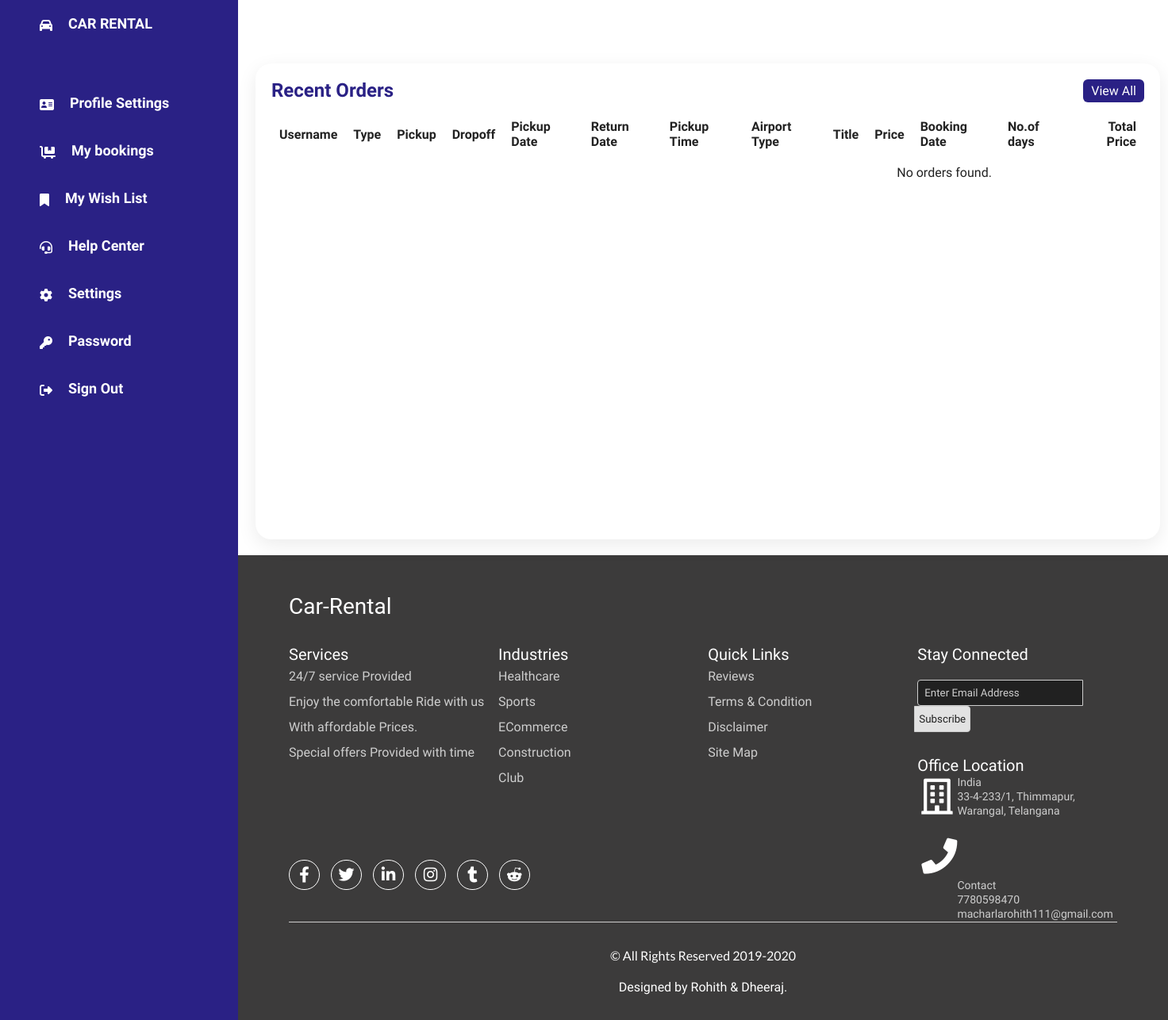
/mybookings.php (signed in), run on an earlier commit of the app's database.
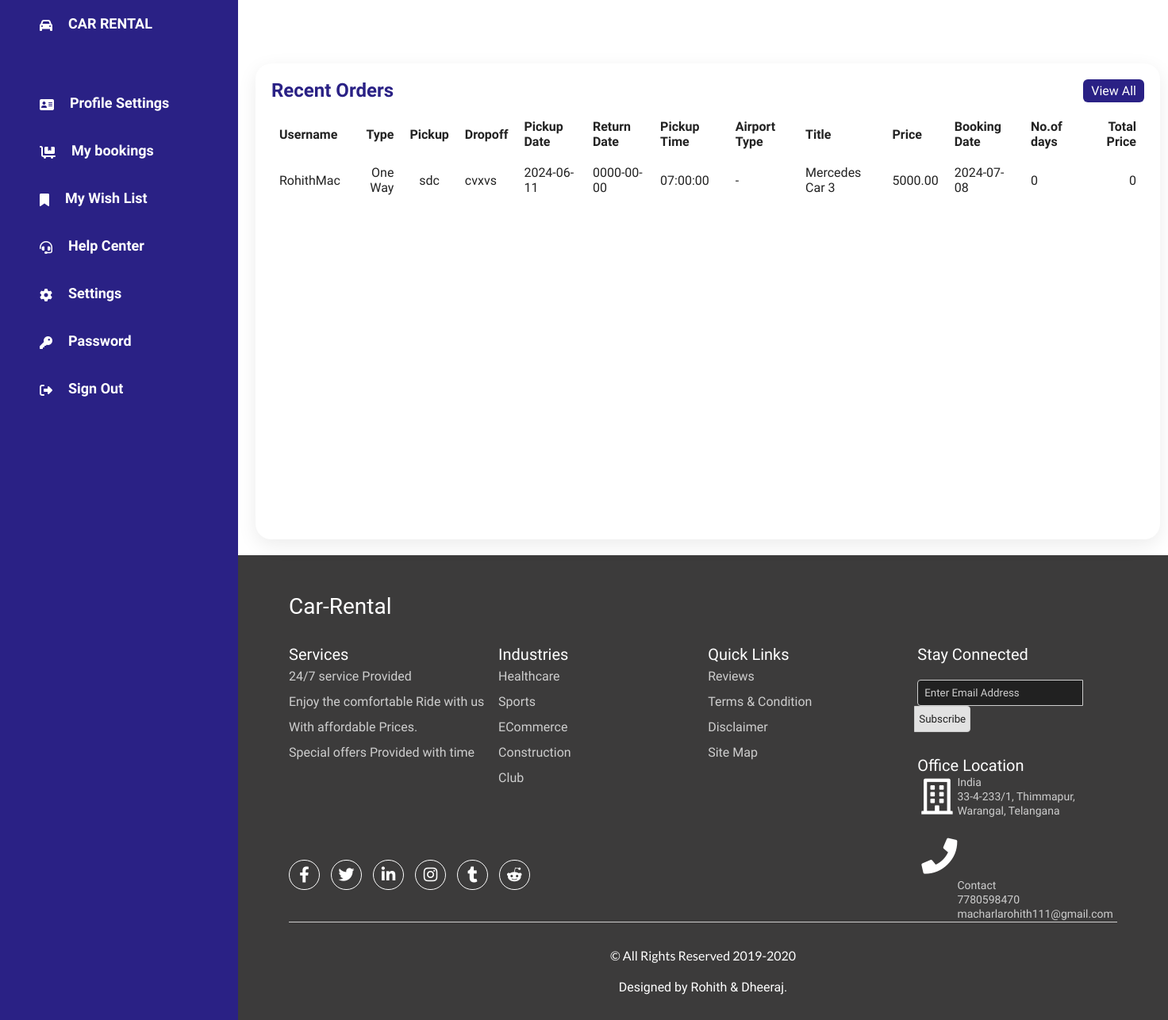
And on a later commit of the database.
### tables this page shows
CREATE TABLE `bookings` (
  `id` int(11) NOT NULL,
  `booking_type` varchar(50) DEFAULT NULL,
  `pickup` varchar(100) DEFAULT NULL,
  `dropoff` varchar(100) DEFAULT NULL,
  `pickup_date` date DEFAULT NULL,
  `pickup_time` time DEFAULT NULL,
  `return_date` date DEFAULT NULL,
  `airport_type` varchar(255) NOT NULL,
  `UserName` varchar(50) DEFAULT NULL,
  `created_at` date NOT NULL DEFAULT current_timestamp(),
  `created_time` time NOT NULL DEFAULT current_timestamp(),
  `booking_status` varchar(50) NOT NULL DEFAULT 'not_booked',
  `car_details_id` int(11) DEFAULT NULL
);

CREATE TABLE `car_details` (
  `detail_id` int(11) NOT NULL,
  `car_id` int(11) NOT NULL,
  `title` varchar(255) DEFAULT NULL,
  `year` int(11) DEFAULT NULL,
  `price` decimal(10,2) DEFAULT NULL,
  `details` text DEFAULT NULL,
  `images` text DEFAULT NULL,
  `username` varchar(255) NOT NULL,
  `booking_date` date NOT NULL DEFAULT current_timestamp(),
  `no_of_days` int(11) NOT NULL,
  `total_amount` int(11) NOT NULL
);

### mybookings.php (the view, shortened to what this page needs)
<?php
include('config.php');
$username = $_SESSION['username'];
try {
    $stmt = $conn->prepare("
        SELECT
            b.UserName,
            b.booking_type,
            b.pickup,
            b.dropoff,
            b.pickup_date,
            b.return_date,
            b.pickup_time,
            b.airport_type,
            c.title,
            c.price,
            c.booking_date,
            c.no_of_days,
            c.total_amount
        FROM bookings b
        JOIN car_details c ON b.car_details_id = c.detail_id
        WHERE b.UserName = :username AND b.booking_status = 'booked'
    ");
    $stmt->bindParam(':username', $username, PDO::PARAM_STR);
    $stmt->execute();
    $orders = $stmt->fetchAll(PDO::FETCH_ASSOC);
} catch (PDOException $e) {
    echo "Error: " . $e->getMessage();
}
?>
<!DOCTYPE html>
<html lang="en">
<head>
    <link rel="stylesheet" href="css/mybookings.css">
</head>
<body>
    <?php include('navigation.php'); ?>
    <div class="details">
        <div class="recentOrders" id="recentOrders">
            <div class="cardHeader">
                <h2>Recent Orders</h2>
                <a href="#" class="btn" id="viewAllBtn">View All</a>
            </div>
            <table>
                <thead>
                    <tr>
                        <td>Username</td>
                        <td>Type</td>
                        <td>Pickup</td>
                        <td>Dropoff</td>
                        <td>Pickup Date</td>
                        <td>Return Date</td>
                        <td>Pickup Time</td>
                        <td>Airport Type</td>
                        <td>Title</td>
                        <td>Price</td>
                        <td>Booking Date</td>
                        <td>No.of days</td>
                        <td>Total Price</td>
                    </tr>
                </thead>
                <tbody>
                    <?php if (!empty($orders)): ?>
                        <?php foreach ($orders as $index => $order): ?>
                            <tr class="orderRow <?php echo $index >= 10 ? 'hidden' : ''; ?>">
                                <td><?php echo htmlspecialchars($order['UserName']); ?></td>
                                <td><?php echo htmlspecialchars($order['booking_type']); ?></td>
                                <td><?php echo htmlspecialchars($order['pickup']); ?></td>
                                <td><?php echo htmlspecialchars($order['dropoff']); ?></td>
                                <td><?php echo htmlspecialchars($order['pickup_date']); ?></td>
                                <td><?php echo htmlspecialchars($order['return_date']); ?></td>
                                <td><?php echo htmlspecialchars($order['pickup_time']); ?></td>
                                <td><?php echo htmlspecialchars($order['airport_type']) ?: '-'; ?></td>
                                <td><?php echo htmlspecialchars($order['title']); ?></td>
                                <td><?php echo htmlspecialchars($order['price']); ?></td>
                                <td><?php echo htmlspecialchars($order['booking_date']); ?></td>
                                <td><?php echo htmlspecialchars($order['no_of_days']); ?></td>
                                <td><?php echo htmlspecialchars($order['total_amount']); ?></td>
                            </tr>
                        <?php endforeach; ?>
                    <?php else: ?>
                        <tr>
                            <td colspan="11">No orders found.</td>
                        </tr>
                    <?php endif; ?>
                </tbody>
            </table>
        </div>
    </div>
    <?php include('footer.php'); ?>
</body>
</html>

### navigation.php (shortened to what this page needs)
<!DOCTYPE html>
<html lang="en">
<head>
    <link rel="stylesheet" href="css/navigation.css">
</head>
<body>
    <div class="container123">
        <div class="navigation">
            <ul>
                <li>
                    <a href="home.php">
                        <span class="icon">
                            <i class="fa-solid fa-car"></i>
                        </span>
                        <span class="title">CAR RENTAL</span>
                    </a>
                </li>
                <li>
                    <a href="profilesettings.php">
                        <span class="icon">
                            <i class="fa-solid fa-address-card"></i>
                        </span>
                        <span class="title">Profile Settings</span>
                    </a>
                </li>
                <li>
                    <a href="mybookings.php">
                        <span class="icon">
                            <i class="fa-solid fa-cart-flatbed"></i>
                        </span>
                        <span class="title">My bookings</span>
                    </a>
                </li>
                <li>
                    <a href="wishlist_page.php">
                        <span class="icon">
                            <i class="fa-solid fa-bookmark"></i>
                        </span>
                        <span class="title">My Wish List</span>
                    </a>
                </li>
                <li>
                    <a href="#">
                        <span class="icon">
                            <i class="fa-solid fa-headset"></i>
                        </span>
                        <span class="title">Help Center</span>
                    </a>
                </li>
                <li>
                    <a href="#">
                        <span class="icon">
                            <i class="fa-solid fa-gear"></i>
                        </span>
                        <span class="title">Settings</span>
                    </a>
                </li>
                <li>
                    <a href="reset_password.php">
                        <span class="icon">
                            <i class="fa-solid fa-key"></i>
                        </span>
                        <span class="title">Password</span>
                    </a>
                </li>
                <li>
                    <a href="logout.php">
                        <span class="icon">
                            <i class="fa-solid fa-right-from-bracket"></i>
                        </span>
                        <span class="title">Sign Out</span>
                    </a>
                </li>
            </ul>
        </div>
        <div class="main">
            <div class="topbar">
                <div class="toggle">
                </div>
            </div>

### footer.php (shortened to what this page needs)
<!DOCTYPE html>
<html lang="en">
<head>
    <link href="https://cdnjs.cloudflare.com/ajax/libs/font-awesome/5.9.0/css/all.css" rel="stylesheet">
    <link rel="stylesheet" href="css/footer.css">
</head>
<body>
    <footer>
       <div>
            <span class="logo">Car-Rental</span>
       </div>
       <div class="row">
            <div class="col-3">
                <div class="link-cat" onclick="footerToggle(this)">
                    <span class="footer-cat">Services</span>
                </div>
                <ul class="footer-cat-links">
                    <li><a href=""><span>24/7 service Provided</span></a></li>
                    <li><a href=""><span>Enjoy the comfortable Ride with us</span></a></li>
                    <li><a href=""><span>With affordable Prices.</span></a></li>
                    <li><a href=""><span>Special offers Provided with time</span></a></li>
                </ul>
            </div>
            <div class="col-3">
                <div class="link-cat" onclick="footerToggle(this)">
                    <span class="footer-cat">Industries</span>
                </div>
                <ul class="footer-cat-links">
                    <li><a href=""><span>Healthcare</span></a></li>
                    <li><a href=""><span>Sports</span></a></li>
                    <li><a href=""><span>ECommerce</span></a></li>
                    <li><a href=""><span>Construction</span></a></li>
                    <li><a href=""><span>Club</span></a></li>
                </ul>
            </div>
            <div class="col-3">
                <div class="link-cat" onclick="footerToggle(this)">
                    <span class="footer-cat">Quick Links</span>
                </div>
                <ul class="footer-cat-links">
                    <li><a href=""><span>Reviews</span></a></li>
                    <li><a href=""><span>Terms & Condition</span></a></li>
                    <li><a href=""><span>Disclaimer</span></a></li>
                    <li><a href=""><span>Site Map</span></a></li>
                </ul>
            </div>
            <div class="col-3" id="newsletter">
                <span>Stay Connected</span>
                <form id="subscribe">
                    <input type="email" id="subscriber-email" placeholder="Enter Email Address"/>
                    <input type="submit" value="Subscribe" id="btn-scribe"/>
                </form>
                <div id="address">
                    <span>Office Location</span>
                    <ul>
                        <li>
                            <i class="far fa-building"></i>
                            <div>India<br/>
                            33-4-233/1, Thimmapur, Warangal, Telangana</div>
                        </li>
                        <li>
                            <i class="fas fa-phone"></i>
                            <div>Contact<br/>
                            7780598470 macharlarohith111@gmail.com</div>
                        </li>
                    </ul>
                </div>
            </div>
            <div class="social-links social-1 col-6">
                <a href=""><i class="fab fa-facebook-f"></i></a>
                <a href=""><i class="fab fa-twitter"></i></a>
                <a href=""><i class="fab fa-linkedin-in"></i></a>
                <a href=""><i class="fab fa-instagram"></i></a>
                <a href=""><i class="fab fa-tumblr"></i></a>
                <a href=""><i class="fab fa-reddit-alien"></i></a>
            </div>
       </div>
       <div id="copyright">
           &copy; All Rights Reserved 2019-2020
       </div>
       <div id="owner">
           <span>
               Designed by Rohith & Dheeraj.
           </span>
       </div>
    </footer>
</body>
</html>

### css/mybookings.css (style rules this page uses)
* { font-family: "Ubuntu", sans-serif; margin: 0; padding: 0; box-sizing: border-box; }
.title { font-size: medium; font-weight: 600; height: 100px; }
:root { --blue: #2a2185; --white: #fff; --gray: #f5f5f5; --black1: #222; --black2: #999; }
body { min-height: 100vh; overflow-x: hidden; }
.navigation { position: fixed; width: 300px; height: 100%; background: var(--blue); border-left: 10px solid var(--blue); transition: 0.5s; overflow: hidden; }
.navigation ul { position: absolute; top: 0; left: 0; width: 100%; }
.navigation ul li { position: relative; width: 100%; list-style: none; border-top-left-radius: 30px; border-bottom-left-radius: 30px; }
.navigation ul li:nth-child(1) { margin-bottom: 40px; pointer-events: none; }
.navigation ul li a { position: relative; display: block; width: 100%; display: flex; text-decoration: none; color: var(--white); }
.navigation ul li a .icon { position: relative; display: block; padding-left: 40px; min-width: 40px; height: 40px; line-height: 65px; text-align: center; }
.navigation ul li a .title { position: relative; display: block; padding: 0 20px; height: 60px; line-height: 60px; text-align: start; font-size: large; white-space: nowrap; }
.main { position: absolute; width: calc(100% - 300px); left: 300px; min-height: 100vh; background: var(--white); transition: 0.5s; }
.topbar { width: 100%; height: 60px; display: flex; justify-content: space-between; align-items: center; padding: 0 10px; }
.toggle { position: relative; width: 60px; height: 60px; display: flex; justify-content: center; align-items: center; font-size: 2.5rem; cursor: pointer; }
.details { position: relative; width: 100%; padding: 20px; display: grid; grid-template-columns: 2fr 1fr; grid-gap: 30px; }
.details .recentOrders { position: relative; min-height: 600px; background: var(--white); padding: 20px; box-shadow: 0 7px 25px rgba(0, 0, 0, 0.08); border-radius: 20px; margin-left: 2px; }
.details .cardHeader { display: flex; justify-content: space-between; align-items: flex-start; height: 30px;; }
.cardHeader h2 { font-weight: 600; color: var(--blue); }
.cardHeader .btn { position: relative; padding: 5px 10px; background: var(--blue); text-decoration: none; color: var(--white); border-radius: 6px; }
.details table { width: 1100px; border-collapse: collapse; margin-top: 10px; }
.details table thead td { font-weight: 600; }
.details .recentOrders table tr { color: var(--black1); border-bottom: 1px solid rgba(0, 0, 0, 0.1); }
.details .recentOrders table tr:last-child { border-bottom: none; }
.details .recentOrders table tr td { padding: 10px; }
.details .recentOrders table tr td:last-child { text-align: end; }
.details .recentOrders table tr td:nth-child(2) { text-align: end; }
.details .recentOrders table tr td:nth-child(3) { text-align: center; }

### css/navigation.css (style rules this page uses)
* { font-family: "Ubuntu", sans-serif; margin: 0; padding: 0; }
.title { font-size: medium; font-weight: 600; height: 100px; }
:root { --blue: #2a2185; --white: #fff; --gray: #f5f5f5; --black1: #222; --black2: #999; }
body { min-height: 100vh; overflow-x: hidden; }
.container123 { position: relative; width: 100%; }
.navigation { position: fixed; width: 300px; height: 100%; background: var(--blue); border-left: 10px solid var(--blue); transition: 0.5s; overflow: hidden; z-index: 10; }
.navigation ul { position: absolute; top: 0; left: 0; width: 100%; }
.navigation ul li { position: relative; width: 100%; list-style: none; border-top-left-radius: 30px; border-bottom-left-radius: 30px; }
.navigation ul li:nth-child(1) { margin-bottom: 40px; pointer-events: none; }
.navigation ul li a { position: relative; display: block; width: 100%; display: flex; text-decoration: none; color: var(--white); }
.navigation ul li a .icon { position: relative; display: block; padding-left: 40px; min-width: 40px; height: 40px; line-height: 65px; text-align: center; }
.navigation ul li a .title { position: relative; display: block; padding: 0 20px; height: 60px; line-height: 60px; text-align: start; font-size: large; white-space: nowrap; }

What changed in the data, as far as the page shows it:
added bookings: UserName "RohithMac", booking_type "One Way", pickup "sdc", dropoff "cvxvs", pickup_date "2024-06-11", return_date "0000-00-00", pickup_time "07:00:00", airport_type "-", car_details.title "Mercedes Car 3", car_details.price "5000.00", car_details.booking_date "2024-07-08", car_details.no_of_days "0", car_details.total_amount "0"
Also different on the page:
text no longer shown: "No orders found."
